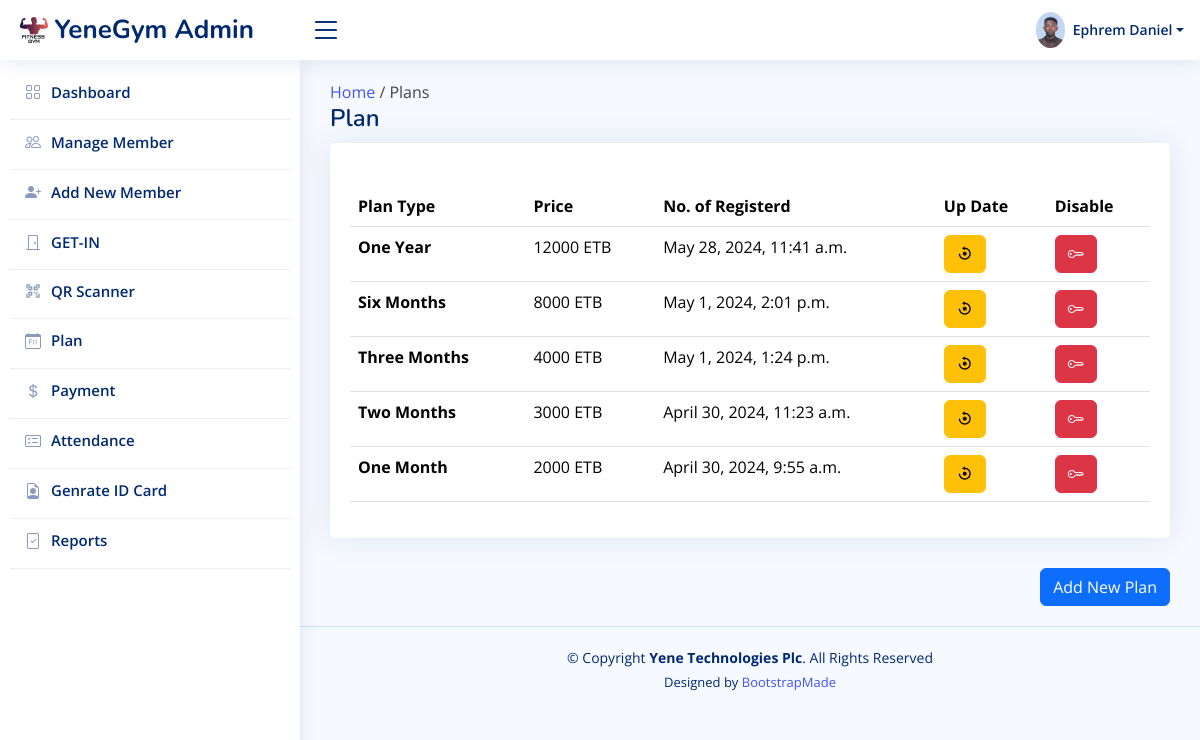
Page /plan/ (signed in) on the committed database.
### gymManagement/models.py (models this page shows, shortened)
class Plan(models.Model):
    name=models.CharField(max_length=50,default='normal')
    title=models.CharField(max_length=50)
    period=models.IntegerField(default=30)
    price=models.IntegerField(default=0)
    createdAt=models.DateTimeField(default=datetime.datetime.today())

### gymManagement/views.py (the view)
# urls.py: path('plan/',views.plan,name='plan'),
def plan(request):
    if request.user.is_authenticated:
        plans=models.Plan.objects.all().order_by('-createdAt')
        context={
            'plans':plans
        }
        return render(request,'plan.html',context)
    messages.error(request,'login first')
    return render(request,'login.html')

### gymManagement/templates/plan.html (shortened to what this page needs)
{% extends 'base.html'%}
{% load static %}
{% block content %}
  <main id="main" class="main">
    <a href="{% url 'home' %}">Home</a> / Plans
    <div class="pagetitle">
      <h1>Plan</h1>
    </div>
    <section class="section">
      <div class="row">
        <div class="col-12">
      <div class="card overflow-auto">
        <div class="card-body">
          <h5 class="card-title"></h5>
          <table class="table datatable">
            <thead>
              <tr>
                <th scope="col">Plan Type</th>
                <th scope="col">Price</th>
                <th scope="col">No. of Registerd</th>
                <th scope="col">Up Date</th>
                <th scope="col">Disable</th>
              </tr>
            </thead>
            <tbody>
               {% for plan in plans %}
              <tr>
                <th>{{plan.title}}</th>
                <td>{{plan.price}} ETB</td>
                <td>{{plan.createdAt}}</td>
                <td><a href="{% url 'updatePlan' id=plan.pk %}"><button class="btn btn-warning"><i class="bx bx-reset"></i></button></td></a>
                <td><button class="btn btn-danger"><i class="bi bi-key"></i></button></td>
              </tr>
              {% endfor %}
            </tbody>
          </table>
        </div>
      </div>
<div class="text-end">
    <a href="{% url 'registerPlan' %}" class="btn btn-primary">Add New Plan</a>
</div>
    </div>
    </div>
    </section>
  </main>
{% endblock %}

### static/assets/css/style.css (style rules this page uses)
:root { scroll-behavior: smooth; }
body { font-family: "Open Sans", sans-serif; background: #f6f9ff; color: #444444; }
a { color: #4154f1; text-decoration: none; }
h1, h2, h3, h4, h5, h6 { font-family: "Nunito", sans-serif; }
#main { margin-top: 60px; padding: 20px 30px; transition: all 0.3s; }
.pagetitle { margin-bottom: 10px; }
.pagetitle h1 { font-size: 24px; margin-bottom: 0; font-weight: 600; color: #012970; }
.card { margin-bottom: 30px; border: none; border-radius: 5px; box-shadow: 0px 0 30px rgba(1, 41, 112, 0.1); }
.card-title { padding: 20px 0 15px 0; font-size: 18px; font-weight: 500; color: #012970; font-family: "Poppins", sans-serif; }
.card-body { padding: 0 20px 20px 20px; }
@media (min-width: 1200px) { #main, #footer { margin-left: 300px; } }

### rows in the picture
Plan: title "One Year", price "12000", createdAt "May 28, 2024, 11:41 a.m."
Plan: title "Six Months", price "8000", createdAt "May 1, 2024, 2:01 p.m."
Plan: title "Three Months", price "4000", createdAt "May 1, 2024, 1:24 p.m."
Plan: title "Two Months", price "3000", createdAt "April 30, 2024, 11:23 a.m."
Plan: title "One Month", price "2000", createdAt "April 30, 2024, 9:55 a.m."
